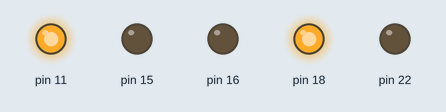
Simulated run of this program. Board: Raspberry Pi (header pin numbers). Parts: output pins drawn as LEDs (lit = HIGH). Library files of the repository ran but are not shown: 1 file(s).

Above: at 0.05 s.
At 2.75 s:
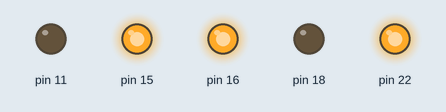
Timing chart, 0 to 3.0 s (numbered marks = the images above):
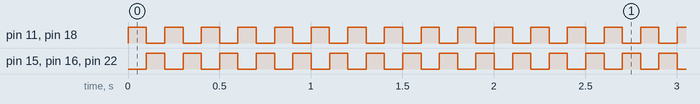

The program:

toggle.py
```python
#!/usr/bin/python

import sys, os
lib_path = os.path.abspath('.')
sys.path.append(lib_path)

from lights import GREEN, RED, YELLOW, BLUE, WHITE, on, off, toggle
from time import sleep

def main():

  on(RED)
  off(YELLOW)
  on(GREEN)
  off(BLUE)
  on(WHITE)

  while True:
    toggle(RED)
    toggle(YELLOW)
    toggle(GREEN)
    toggle(BLUE)
    toggle(WHITE)
    sleep(0.1)


if __name__ == "__main__":
  main()
```

Measured:
- by itself, pin 11, pin 15, pin 16, pin 18, pin 22: alternates HIGH for 0.10 s and LOW for 0.10 s
